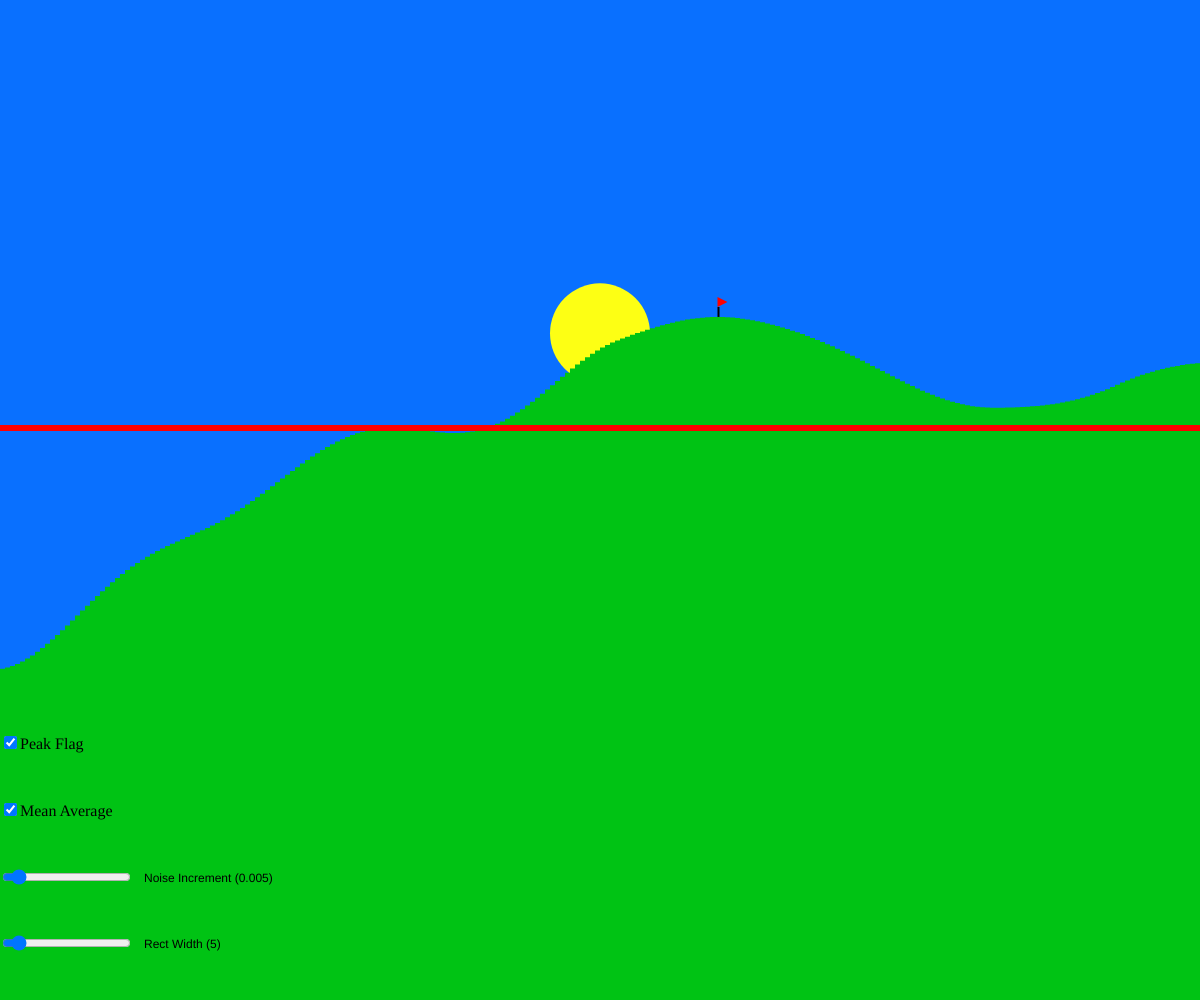
Frame 1 (no input)
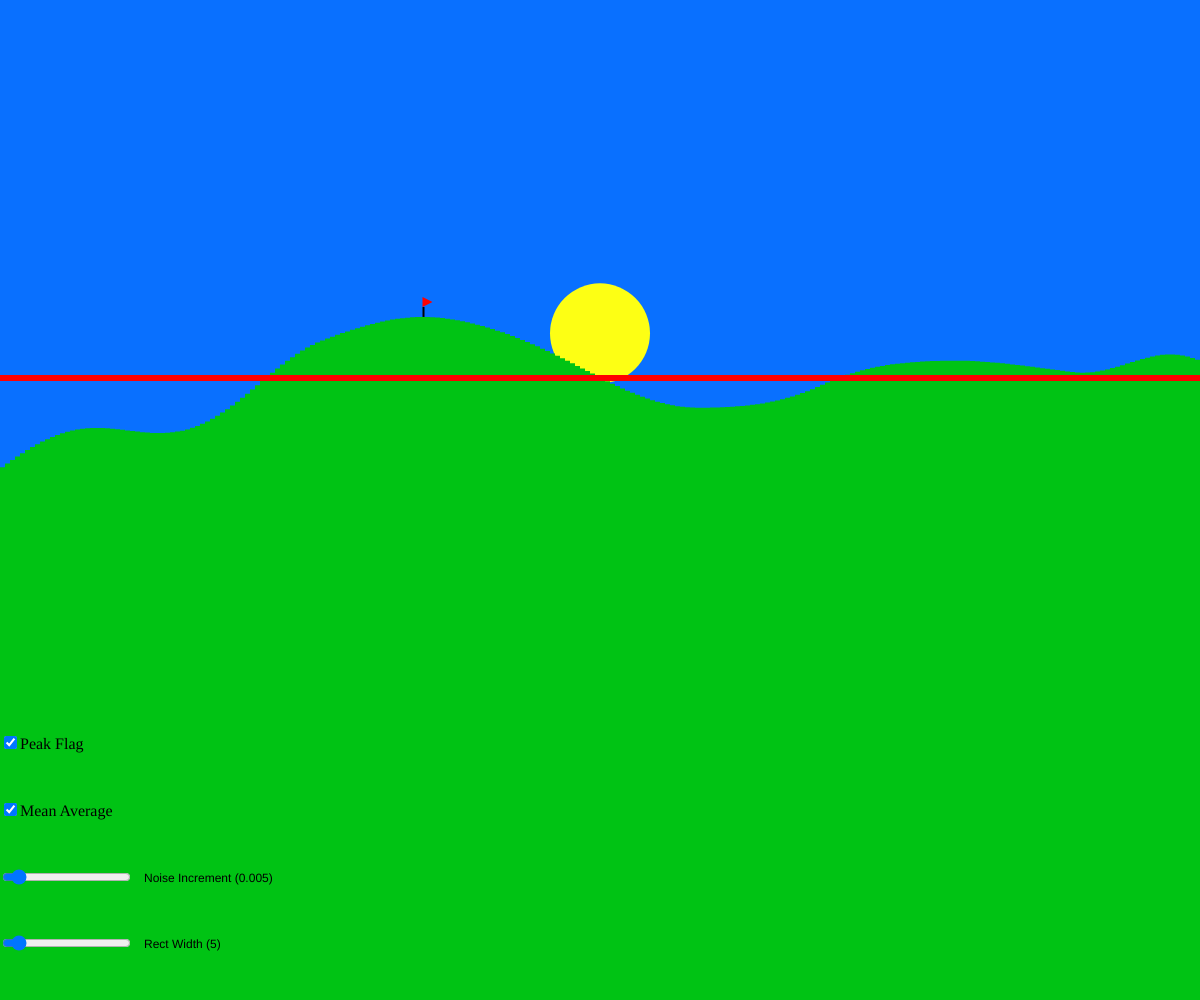
Frame 60 (no input)
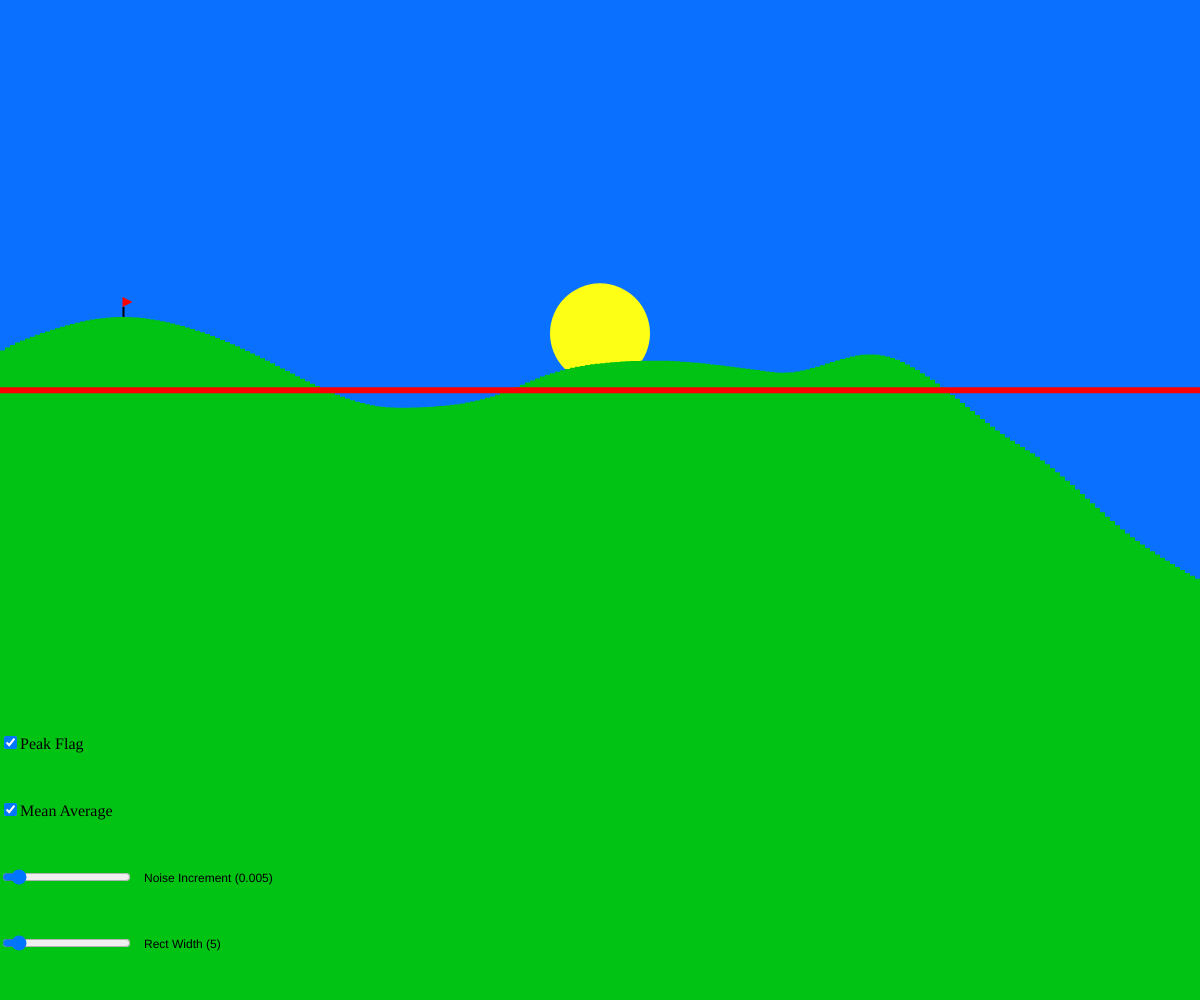
Frame 120 (the mouse pressed at the canvas centre since frame 60)

The p5.js sketch that drew these frames (run headless with seeded random() and noise() and a simulated clock; from frame 60 on, the mouse is pressed at the canvas centre):

// p5.js sketch
// ── sketch.js
// Terrain Generation - 1D
// Om Iyer
// 6th October 2023
//
// Extra for Experts:
//  - Added the expert challenges
//    - Flag at the peak
//    - Panning
//    - Mean average
//  - Colors and a theme
//  - Sliders to make the noise increment value, and the rectangle size changeable during runtime
//  - Checkboxes to make the expert challegne additions toggleable


// Global Variables
let _size, peak, nI, noiseValue=0;
let average, flag;

function setup() {
  createCanvas(windowWidth, windowHeight);

  _size=createSlider(1,50,5,1); // Slider for rectangle size
  _size.position(0,height-(height/15));

  nI=createSlider(0.001,0.05,0.005,0.001); // Slider for noise increment value
  nI.position(0,height-(height/15)*2);


  average=createCheckbox('Mean Average', true); // Checkbox to toggle on/off the average line
  average.position(0,height-(height/15)*3);

  flag=createCheckbox('Peak Flag', true); // Checkbox to toggle on/off the flag at the peak
  flag.position(0,height-(height/15)*4);

  rectMode(CORNERS);
  noStroke();
  peak=[width,height]; // Preset value that is to be changed

}

function draw() {
  noiseValue+=nI.value();
  generateTerrain(noiseValue);

  if(flag.checked()) // Draw the flag at the peak if flag checkbox is checked
    drawFlag(peak[0],peak[1]);

  fill(0);
  text('Noise Increment ('+nI.value()+')', nI.width+15,nI.y+15);
  text('Rect Width ('+_size.value()+')', _size.width+15,_size.y+15);
}

function generateTerrain(nLevel){
  peak=[width,height];

  let mean=0,y=0,h;
  background(9, 112, 255);//bg color

  fill(253, 255, 20);//sun color
  circle(width/2, height/3, 100);

  fill(0, 195, 20);//terrain colors
   for(let i=0; i<width; i+=_size.value(),y++){ //the y++ is here so that I have the number of rects that were drawn by the end of this loop (for the mean average)
    nLevel+=nI.value();
    h=noise(nLevel)*height;
    rect(i,height,i+_size.value(),h);
    if(h<peak[1])
      peak=[i+_size.value()/2, h];
    mean+=h;
  }

  //drawing the mean average
  if(average.checked()){
    mean/=y;
    fill(255,0,0);
    rect(0,mean+3,width,mean-3);
  }
}


//drawing the flag
function drawFlag(x, y){
  fill(0);
  rect(x,y,x+2,y-10);
  fill(255,0,0);
  triangle(x,y-20,x,y-10,x+10, y-15);
}
